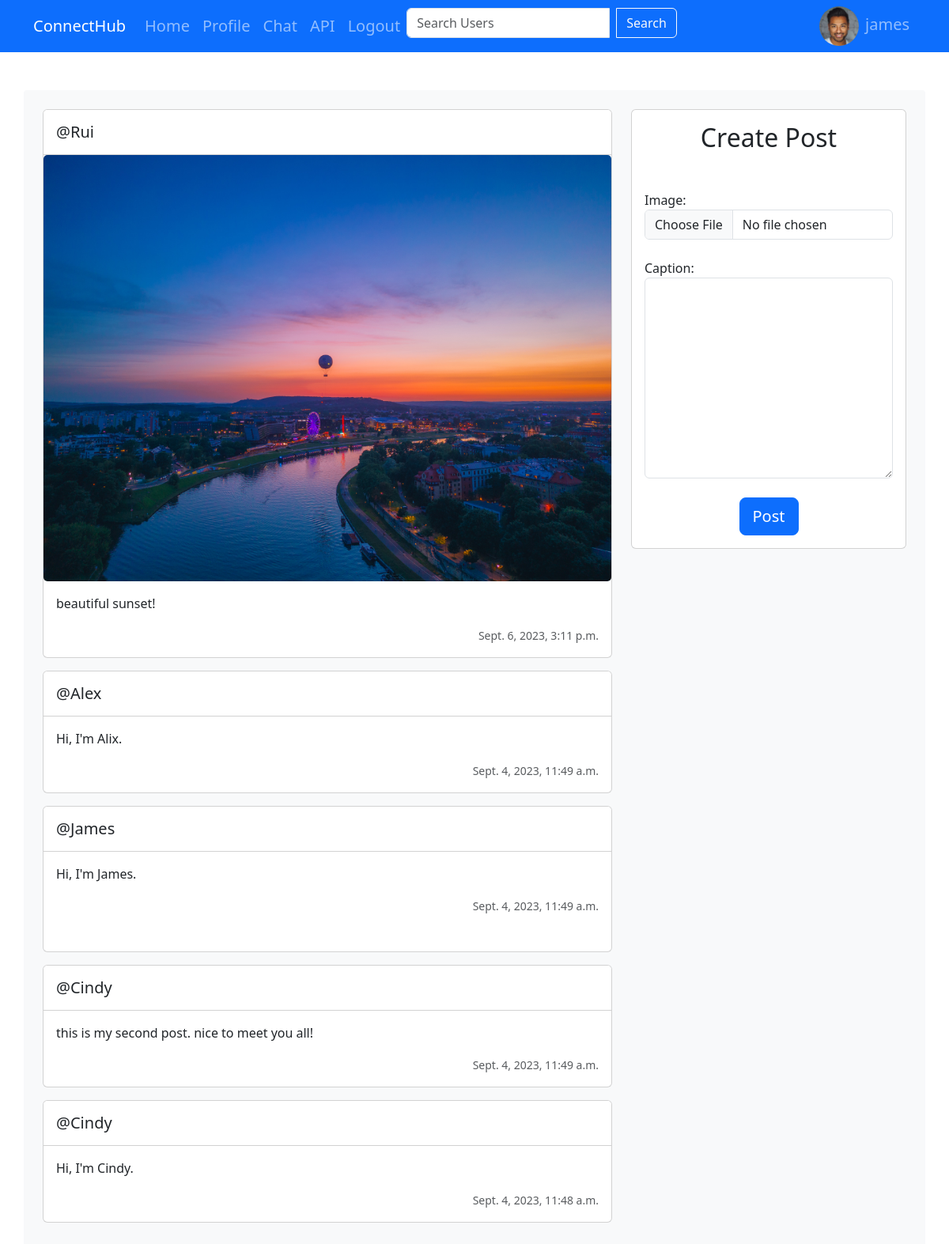
The page /home/2 (signed in) on the database its author committed.
### core/models.py (models this page shows, shortened)
class Profile(models.Model):
    user = models.OneToOneField(User, on_delete=models.CASCADE, related_name="profile")
    follows = models.ManyToManyField("self", symmetrical=False, related_name="followed_by", blank=True) # self-referential many-to-many relationship
    bio = models.TextField(max_length=500, blank=True, null=True)
    location = models.CharField(max_length=100, blank=True, null=True)
    image = models.ImageField(upload_to= "profile_imgs", default="profile_imgs/default_profile_img.jpg", blank=True)

class Post(models.Model):
    user = models.ForeignKey(User, on_delete=models.DO_NOTHING, related_name="posts")
    image = models.ImageField(upload_to= "post_imgs", blank=True, null = True)
    caption = models.CharField(max_length=200)
    created_time = models.DateTimeField(auto_now_add=True)

### core/views.py (the view, shortened to what this page needs)
# urls.py: path("home/<int:pk>", views.home,name="home"),
@login_required(login_url="/login/")
def home(request, pk):
    current_user_profile = Profile.objects.get(user=request.user)
    following_profiles = current_user_profile.follows.all()
    following_user_ids = following_profiles.values_list("user", flat=True)
    posts = Post.objects.filter(user_id__in=following_user_ids).order_by("-created_time")
    form = PostForm()
    return render(request,"core/home.html", {"posts": posts, "form": form})

### core/forms.py
class PostForm(forms.ModelForm):
    caption = forms.CharField(required=True,
                           widget=forms.widgets.Textarea(attrs={"class":"form-control"}))
    class Meta:
        model = Post
        exclude = ["user"]
    def __init__(self, *args, **kwargs):
        super(PostForm, self).__init__(*args, **kwargs)
        self.fields["image"].widget.attrs["class"] = "form-control"

### core/templates/core/home.html (shortened to what this page needs)
{% extends "base.html" %}
{% load static %}
{% load bootstrap_icons %}
{% block content %}
{% include "navbar.html"%}
    <div class="container mt-5 p-4 bg-light rounded-1">
        <div class="row">
            <div class="col-lg-8">
                {% if posts %}
                    {% for post in posts %}
                    <div class="card mb-3">
                        <div class="card-header bg-white h5 py-3">
                            <a href="{%url "profile" post.user.id %}" class="link-dark text-decoration-none">@{{post.user|title}}</a>
                        </div>
                        {% if post.image %}
                        <img src="{{post.image.url}}" alt="post image" class=" card-img">
                        {% endif %}
                        <div class="card-body">
                            <p class="card-text">{{post.caption}}</p>
                            <p class="card-text text-end"><small class="text-muted">{{post.created_time}}</small></p>
                            {% if post.user == user %}
                            <div class="d-flex justify-content-end">
                                <button class="btn" data-bs-toggle="modal" data-bs-target="#deleteModal">
                                </button>
                            </div>
                            {% endif %}
                        </div>
                    </div>
                    {% endfor %}
                {% else %}
                    <p class="text-3">You are not following any other users. Explore other users OR create you FIRST post. Enjoy!</p>
                {% endif %}
            </div>
            <div class="col-lg-4">
                <div class="card">
                    <div class="card-body">
                        <h2 class="text-center mb-5">Create Post</h2>
                        <form method="POST" enctype="multipart/form-data">
                            <div class="mb-4">
                                {{form.image.label_tag}}
                                {{form.image}}
                            </div>
                            <div class="mb-4">
                                {{form.caption.label_tag}}
                                {{form.caption}}
                            </div>
                            <div class="d-flex justify-content-center">
                                <input type="submit" value="Post" class="btn btn-primary btn-lg text-white">
                            </div>
                        </form>
                    </div>
                </div>
            </div>
        </div>
    </div>
{% endblock  %}

### templates/navbar.html (shortened to what this page needs)
{% load static %}
<nav class="navbar navbar-expand-lg navbar-dark bg-primary">
    <div class="container">
        <a class="navbar-brand" href="">ConnectHub</a>
        <div class="fs-5 collapse navbar-collapse" id="navbar">
            <ul class="navbar-nav me-auto mb-2 mb-lg-0">
                <li class="nav-item">
                    <a class="nav-link" href="{% url "home" user.id %}">Home</a>
                </li>
                <li class="nav-item">
                    <a class="nav-link" href="{% url "profile" user.id %}">Profile</a>
                </li>
                <li class="nav-item">
                    <a class="nav-link" href="{% url "chat_list"%}">Chat</a>
                </li>
                <li class="nav-item">
                    <a class="nav-link" href="{% url "api_index"%}">API</a>
                </li>
                <li class="nav-item">
                    <a class="nav-link" href="{% url 'logout'%}">Logout</a>
                </li>
                <li class="nav-item">
                    <form action="{% url "search"%}" method="GET" class="form-inline my-2 my-lg-0">
                        <div class="input-group">
                            <input class="form-control" type="search" placeholder="Search Users" name="search">
                            <button class="btn btn-outline-light ms-2" type="submit">Search</button>
                        </div>
                    </form>
                </li>
            </ul>
            <ul class="navbar-nav ml-auto">
                <li class="nav-item">
                        <div class="mr-2">
                            <img src="{{ user.profile.image.url}}" class="rounded-circle" alt="Profile Picture" style="border-radius:50%; width:50px; height:50px;">
                        </div>
                </li>
                <li class="nav-item">
                    <a class="nav-link my-0" href="{% url "profile_update" user.id %}">{{user.username}}</a>
                </li>
            </ul>
        </div>
    </div>
</nav>

### rows shown on the page
Post: user "Rui", image (picture), caption "beautiful sunset!", created_time "Sept. 6, 2023, 3:11 p.m."
Post: user "Alex", caption "Hi, I'm Alix.", created_time "Sept. 4, 2023, 11:49 a.m."
Post: user "James", caption "Hi, I'm James.", created_time "Sept. 4, 2023, 11:49 a.m."
Post: user "Cindy", caption "this is my second post. nice to meet you all!", created_time "Sept. 4, 2023, 11:49 a.m."
Post: user "Cindy", caption "Hi, I'm Cindy.", created_time "Sept. 4, 2023, 11:48 a.m."

### other values the page prints
{{ user.username }} "james"
